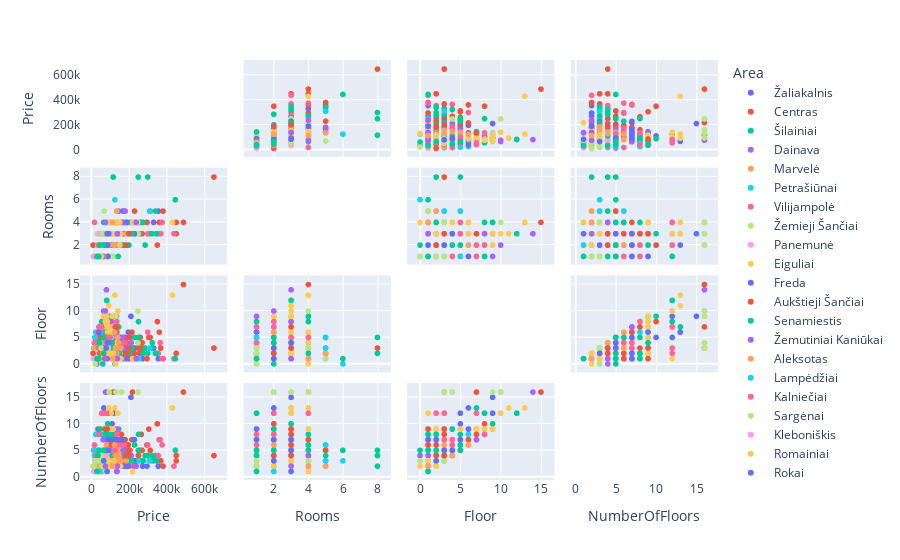

This figure's notebook cell:
### Code cell
fig = px.scatter_matrix(
    df,
    dimensions=features,
    color="Area",
    height=800
)
fig.update_traces(diagonal_visible=False)
fig.show()

### Figure 1 — Plotly figure (JSON) as saved in the notebook; plotly's stock layout.template omitted (floating-point values rounded to 4 significant figures; data arrays with more than 128 entries replaced by an {"elided": "..."} marker saying what was removed)
{"data": [{"diagonal": {"visible": false}, "dimensions": [{"axis": {"matches": true}, "label": "Price", "values": [109900, 62000, 90000, 169000, 199999, 182000, 80000, 199000, 69600, 71999, 185000, 195432, 118500, 295000, 52000, 32000, 85000, 103500, 95000, 330000, 127500, 183000, 123000, 95500, 99000, 132592, 87000, 39000, 155000, 110000, 210000, 209900, 180000, 129000, 87360, 75000, 148000, 29900, 139900, 169000, 120165, 123000, 60790, 140000, 120203, 89500, 272000, 57000, 69990, 127000, 86500, 125000, 144000, 63999, 115000, 120200, 103000, 98430, 196000, 135000, 119500, 142930, 140000, 56000, 168500, 230000, 37000, 66000, 164000, 65000, 49500, 65000, 44900, 63000, 99000, 85000, 69900, 75000, 118000, 79433, 54500, 149000, 81473, 210055, 110000, 355000, 95000, 183000, 99690, 249135, 190000, 95000, 155000, 146940, 139000, 36000, 188065, 169000, 66500, 219000, 177000, 49500, 210000, 132590]}, {"axis": {"matches": true}, "label": "Rooms", "values": [3, 3, 2, 4, 3, 3, 2, 2, 1, 2, 2, 4, 4, 4, 2, 1, 1, 2, 3, 4, 2, 3, 3, 2, 3, 3, 3, 1, 2, 3, 3, 3, 4, 4, 2, 1, 4, 1, 3, 5, 2, 2, 1, 3, 2, 3, 4, 1, 1, 3, 2, 3, 5, 2, 4, 2, 4, 3, 3, 3, 2, 3, 2, 3, 5, 3, 2, 2, 4, 2, 1, 2, 2, 2, 3, 2, 2, 3, 3, 2, 2, 2, 2, 3, 2, 5, 3, 4, 3, 3, 4, 3, 3, 3, 4, 2, 3, 5, 1, 3, 5, 3, 4, 3]}, {"axis": {"matches": true}, "label": "Floor", "values": [3, 2, 6, 3, 2, 2, 3, 1, 3, 3, 4, 2, 9, 1, 3, 4, 3, 3, 2, 3, 3, 3, 1, 5, 4, 3, 3, 1, 4, 3, 1, 9, 3, 2, 3, 1, 5, 4, 1, 5, 4, 1, 3, 3, 3, 1, 1, 1, 3, 1, 5, 1, 3, 3, 1, 2, 2, 3, 6, 1, 1, 3, 1, 1, 5, 1, 2, 6, 1, 1, 4, 2, 2, 2, 2, 2, 5, 1, 2, 2, 3, 1, 2, 4, 5, 1, 2, 3, 3, 4, 1, 4, 4, 3, 4, 1, 2, 5, 2, 1, 2, 1, 3, 3]}, {"axis": {"matches": true}, "label": "NumberOfFloors", "values": [3, 2, 9, 4, 5, 3, 3, 5, 4, 3, 4, 3, 12, 2, 5, 5, 3, 4, 2, 3, 4, 3, 4, 12, 5, 4, 9, 2, 4, 4, 4, 15, 6, 2, 4, 4, 5, 5, 2, 5, 4, 3, 4, 3, 4, 2, 2, 1, 4, 6, 5, 2, 3, 3, 2, 5, 5, 4, 6, 2, 2, 4, 7, 2, 6, 3, 2, 13, 2, 2, 5, 4, 2, 2, 2, 4, 5, 2, 4, 3, 5, 2, 3, 4, 10, 2, 3, 3, 4, 4, 2, 4, 4, 4, 4, 2, 4, 5, 5, 3, 2, 3, 3, 5]}], "hovertemplate": "Area= Žaliakalnis<br>%{xaxis.title.text}=%{x}<br>%{yaxis.title.text}=%{y}<extra></extra>", "legendgroup": " Žaliakalnis", "marker": {"color": "#636efa", "symbol": "circle"}, "name": " Žaliakalnis", "showlegend": true, "type": "splom"}, {"diagonal": {"visible": false}, "dimensions": [{"axis": {"matches": true}, "label": "Price", "values": [208000, 179000, 74000, 230000, 250000, 64400, 43900, 305000, 360000, 205000, 165000, 69999, 120000, 99000, 125831, 294500, 109000, 175000, 107300, 121990, 129000, 65000, 180000, 199000, 488412, 135000, 68000, 120950, 35000, 27000, 312000, 129999, 74900, 159300, 225000, 135000, 98000, 117000, 105000, 217854, 229000, 350000, 450000, 16767, 89000, 269000, 269000, 110000, 195000, 110200, 36000, 103500, 150000, 247000, 450000, 211529, 179000, 119000, 135000, 139000, 368000, 50000, 215000, 165000, 115992, 42000, 179000, 380000, 650000, 186300, 159999, 265000, 145000, 43900, 259000, 255000, 69000, 49500]}, {"axis": {"matches": true}, "label": "Rooms", "values": [3, 3, 3, 4, 4, 2, 2, 3, 4, 3, 3, 2, 2, 3, 2, 4, 2, 3, 2, 2, 2, 1, 4, 2, 4, 5, 1, 2, 1, 1, 5, 3, 2, 3, 4, 2, 1, 2, 2, 4, 5, 2, 4, 1, 4, 4, 3, 3, 3, 2, 2, 2, 4, 3, 3, 3, 3, 2, 3, 3, 3, 1, 3, 2, 2, 2, 2, 5, 8, 3, 3, 3, 2, 2, 4, 4, 1, 2]}, {"axis": {"matches": true}, "label": "Floor", "values": [2, 3, 2, 3, 3, 2, 1, 5, 6, 5, 4, 1, 2, 3, 7, 1, 4, 3, 8, 1, 3, 3, 1, 1, 15, 2, 1, 5, 4, 3, 5, 1, 1, 1, 2, 6, 2, 2, 1, 3, 2, 8, 2, 1, 3, 3, 4, 2, 5, 1, 1, 2, 2, 3, 2, 3, 5, 2, 5, 2, 3, 2, 6, 2, 3, 1, 4, 1, 3, 4, 3, 3, 1, 1, 5, 2, 1, 2]}, {"axis": {"matches": true}, "label": "NumberOfFloors", "values": [4, 3, 2, 3, 4, 3, 2, 9, 7, 5, 6, 3, 2, 3, 16, 6, 5, 4, 8, 6, 5, 3, 2, 2, 16, 2, 2, 6, 5, 4, 5, 2, 3, 8, 2, 7, 3, 3, 2, 16, 3, 10, 3, 2, 3, 3, 5, 2, 6, 2, 2, 3, 2, 3, 4, 4, 5, 3, 5, 3, 3, 2, 7, 3, 16, 2, 7, 2, 4, 6, 4, 8, 2, 2, 5, 3, 4, 3]}], "hovertemplate": "Area= Centras<br>%{xaxis.title.text}=%{x}<br>%{yaxis.title.text}=%{y}<extra></extra>", "legendgroup": " Centras", "marker": {"color": "#EF553B", "symbol": "circle"}, "name": " Centras", "showlegend": true, "type": "splom"}, {"diagonal": {"visible": false}, "dimensions": [{"axis": {"matches": true}, "label": "Price", "values": [99000, 72000, 130000, 85000, 63000, 58800, 58500, 97000, 99000, 80999, 119000, 89900, 96000, 79000, 145000, 85000, 149999, 65200, 170000, 98223, 71400, 87000, 250000, 85000, 129900, 79999, 95000, 61000, 79900, 91000, 105000, 91900, 136000, 58500, 71000, 89200, 71600, 126800, 76000, 72000, 79000, 63000, 55000, 77000, 75000, 78800, 72000, 122800, 88000, 67000, 48000, 120400, 93000, 55000, 76000, 89999, 107900, 189000, 115785, 85000, 113700, 80500, 85100, 79900, 58500, 73000, 86681, 82500, 80990, 85000, 114000, 185000, 82200, 74600, 94000, 95000, 74999, 43900, 85000, 61000, 74999, 89900, 175000, 340000, 74999, 72600, 94200, 84500]}, {"axis": {"matches": true}, "label": "Rooms", "values": [3, 3, 2, 2, 2, 2, 2, 3, 4, 2, 3, 2, 2, 2, 2, 2, 3, 2, 4, 3, 3, 3, 4, 4, 2, 3, 2, 2, 2, 3, 3, 3, 3, 2, 2, 2, 2, 4, 2, 4, 2, 2, 1, 3, 2, 3, 2, 4, 2, 2, 1, 3, 3, 1, 2, 4, 4, 4, 8, 3, 3, 3, 3, 3, 2, 2, 2, 4, 3, 3, 2, 4, 3, 1, 2, 3, 2, 2, 2, 2, 2, 3, 4, 5, 2, 2, 3, 2]}, {"axis": {"matches": true}, "label": "Floor", "values": [8, 1, 1, 2, 3, 2, 1, 9, 1, 3, 3, 3, 1, 3, 7, 4, 5, 1, 1, 1, 2, 9, 8, 3, 1, 6, 2, 1, 1, 1, 5, 1, 1, 1, 1, 1, 1, 1, 3, 9, 4, 2, 8, 2, 7, 5, 7, 2, 2, 4, 1, 2, 7, 8, 6, 9, 2, 1, 2, 5, 1, 8, 2, 8, 1, 9, 2, 2, 12, 1, 3, 1, 12, 2, 5, 9, 1, 2, 5, 5, 5, 1, 1, 2, 5, 2, 2, 2]}, {"axis": {"matches": true}, "label": "NumberOfFloors", "values": [9, 5, 3, 3, 5, 3, 3, 9, 9, 5, 4, 3, 2, 5, 9, 5, 5, 3, 3, 4, 3, 10, 8, 9, 2, 9, 2, 8, 9, 5, 5, 2, 3, 3, 9, 8, 8, 3, 9, 9, 5, 3, 12, 9, 9, 5, 9, 3, 3, 5, 5, 8, 13, 12, 9, 9, 2, 2, 2, 5, 8, 9, 3, 12, 3, 9, 4, 9, 12, 9, 3, 3, 12, 8, 8, 9, 5, 2, 5, 5, 5, 2, 3, 4, 5, 8, 8, 4]}], "hovertemplate": "Area= Šilainiai<br>%{xaxis.title.text}=%{x}<br>%{yaxis.title.text}=%{y}<extra></extra>", "legendgroup": " Šilainiai", "marker": {"color": "#00cc96", "symbol": "circle"}, "name": " Šilainiai", "showlegend": true, "type": "splom"}, {"diagonal": {"visible": false}, "dimensions": [{"axis": {"matches": true}, "label": "Price", "values": {"elided": "159 int values"}}, {"axis": {"matches": true}, "label": "Rooms", "values": {"elided": "159 int values"}}, {"axis": {"matches": true}, "label": "Floor", "values": {"elided": "159 int values"}}, {"axis": {"matches": true}, "label": "NumberOfFloors", "values": {"elided": "159 int values"}}], "hovertemplate": "Area= Dainava<br>%{xaxis.title.text}=%{x}<br>%{yaxis.title.text}=%{y}<extra></extra>", "legendgroup": " Dainava", "marker": {"color": "#ab63fa", "symbol": "circle"}, "name": " Dainava", "showlegend": true, "type": "splom"}, {"diagonal": {"visible": false}, "dimensions": [{"axis": {"matches": true}, "label": "Price", "values": [52000]}, {"axis": {"matches": true}, "label": "Rooms", "values": [3]}, {"axis": {"matches": true}, "label": "Floor", "values": [1]}, {"axis": {"matches": true}, "label": "NumberOfFloors", "values": [2]}], "hovertemplate": "Area= Marvelė<br>%{xaxis.title.text}=%{x}<br>%{yaxis.title.text}=%{y}<extra></extra>", "legendgroup": " Marvelė", "marker": {"color": "#FFA15A", "symbol": "circle"}, "name": " Marvelė", "showlegend": true, "type": "splom"}, {"diagonal": {"visible": false}, "dimensions": [{"axis": {"matches": true}, "label": "Price", "values": [63000, 13000, 63000, 88500, 99800, 64000, 16800, 94000, 112000, 252000, 199900, 124900, 23400, 16500, 74500, 135000, 71000, 46800, 98000, 33000, 55500]}, {"axis": {"matches": true}, "label": "Rooms", "values": [2, 1, 2, 2, 3, 2, 1, 3, 3, 3, 4, 6, 1, 1, 2, 5, 3, 2, 2, 1, 2]}, {"axis": {"matches": true}, "label": "Floor", "values": [7, 3, 5, 2, 3, 2, 3, 3, 3, 1, 3, 0, 6, 4, 4, 5, 2, 6, 2, 4, 2]}, {"axis": {"matches": true}, "label": "NumberOfFloors", "values": [9, 5, 9, 3, 5, 2, 5, 3, 5, 3, 3, 3, 8, 4, 5, 6, 2, 8, 3, 5, 2]}], "hovertemplate": "Area= Petrašiūnai<br>%{xaxis.title.text}=%{x}<br>%{yaxis.title.text}=%{y}<extra></extra>", "legendgroup": " Petrašiūnai", "marker": {"color": "#19d3f3", "symbol": "circle"}, "name": " Petrašiūnai", "showlegend": true, "type": "splom"}, {"diagonal": {"visible": false}, "dimensions": [{"axis": {"matches": true}, "label": "Price", "values": [44000, 85000, 165000, 74800, 141500, 375000, 39999, 72900, 35000, 35000, 355000, 438000, 34000, 63999, 137000, 67900, 32000, 215000, 72500, 178000, 37700, 70000, 173900, 59400, 35000, 17000, 22500, 27225, 159400, 58000, 20999, 33500, 11664, 63500, 80000, 53500, 57990, 74800, 56100, 120000, 299000, 155000, 36500, 39900, 69000, 33000, 120000, 45000, 43300, 56900, 58500, 75000, 62500, 81000, 365000, 86000]}, {"axis": {"matches": true}, "label": "Rooms", "values": [1, 2, 2, 2, 2, 4, 1, 2, 2, 2, 3, 3, 2, 2, 2, 2, 3, 3, 2, 2, 1, 2, 3, 2, 2, 4, 1, 2, 3, 2, 1, 1, 2, 3, 3, 2, 3, 2, 2, 4, 3, 4, 1, 2, 3, 2, 4, 2, 1, 2, 2, 3, 2, 3, 3, 2]}, {"axis": {"matches": true}, "label": "Floor", "values": [1, 1, 1, 2, 1, 1, 7, 2, 1, 1, 2, 1, 1, 1, 3, 5, 1, 3, 4, 4, 2, 2, 4, 1, 1, 2, 2, 2, 1, 5, 5, 6, 1, 4, 4, 1, 3, 2, 2, 1, 6, 1, 4, 2, 3, 2, 1, 2, 1, 5, 5, 1, 5, 3, 4, 5]}, {"axis": {"matches": true}, "label": "NumberOfFloors", "values": [1, 5, 4, 12, 6, 6, 8, 5, 2, 1, 4, 2, 5, 5, 7, 5, 3, 3, 5, 4, 3, 5, 6, 5, 2, 2, 5, 4, 6, 5, 5, 9, 5, 5, 5, 5, 5, 12, 4, 2, 6, 2, 5, 2, 5, 4, 2, 4, 1, 5, 5, 3, 5, 12, 7, 5]}], "hovertemplate": "Area= Vilijampolė<br>%{xaxis.title.text}=%{x}<br>%{yaxis.title.text}=%{y}<extra></extra>", "legendgroup": " Vilijampolė", "marker": {"color": "#FF6692", "symbol": "circle"}, "name": " Vilijampolė", "showlegend": true, "type": "splom"}, {"diagonal": {"visible": false}, "dimensions": [{"axis": {"matches": true}, "label": "Price", "values": [75900, 13900, 46000, 130384, 68000, 85000, 62000, 247092, 161067, 94332, 247092, 26500, 87000, 89000, 39999, 109000, 28000, 32500, 117000, 59000, 75900, 47000, 75000, 39000, 134900, 75900, 90360, 75000, 135000, 99900, 97000, 105000, 89000, 37000, 69000, 58000, 85000, 179999, 46000, 24900]}, {"axis": {"matches": true}, "label": "Rooms", "values": [3, 1, 2, 2, 5, 3, 3, 3, 2, 2, 4, 2, 2, 3, 2, 1, 2, 3, 1, 1, 3, 2, 3, 1, 2, 3, 2, 1, 3, 1, 3, 3, 3, 2, 2, 1, 2, 3, 1, 2]}, {"axis": {"matches": true}, "label": "Floor", "values": [1, 1, 1, 9, 1, 1, 2, 4, 3, 4, 10, 3, 1, 1, 1, 1, 2, 1, 3, 4, 1, 1, 5, 2, 3, 1, 2, 1, 2, 1, 2, 6, 1, 2, 2, 1, 2, 3, 1, 1]}, {"axis": {"matches": true}, "label": "NumberOfFloors", "values": [1, 2, 1, 16, 2, 5, 2, 16, 16, 16, 16, 3, 4, 2, 2, 4, 2, 1, 4, 4, 1, 2, 5, 3, 3, 1, 6, 1, 2, 4, 3, 6, 4, 2, 2, 4, 4, 3, 2, 1]}], "hovertemplate": "Area= Žemieji Šančiai<br>%{xaxis.title.text}=%{x}<br>%{yaxis.title.text}=%{y}<extra></extra>", "legendgroup": " Žemieji Šančiai", "marker": {"color": "#B6E880", "symbol": "circle"}, "name": " Žemieji Šančiai", "showlegend": true, "type": "splom"}, {"diagonal": {"visible": false}, "dimensions": [{"axis": {"matches": true}, "label": "Price", "values": [115800, 114800, 150000, 106000, 60000, 17000, 117000, 97300, 59900, 42000, 86000, 77400]}, {"axis": {"matches": true}, "label": "Rooms", "values": [2, 3, 3, 2, 1, 1, 2, 3, 2, 3, 2, 2]}, {"axis": {"matches": true}, "label": "Floor", "values": [1, 1, 1, 5, 4, 3, 3, 2, 5, 2, 1, 3]}, {"axis": {"matches": true}, "label": "NumberOfFloors", "values": [4, 4, 2, 5, 5, 3, 4, 5, 5, 2, 3, 4]}], "hovertemplate": "Area= Panemunė<br>%{xaxis.title.text}=%{x}<br>%{yaxis.title.text}=%{y}<extra></extra>", "legendgroup": " Panemunė", "marker": {"color": "#FF97FF", "symbol": "circle"}, "name": " Panemunė", "showlegend": true, "type": "splom"}, {"diagonal": {"visible": false}, "dimensions": [{"axis": {"matches": true}, "label": "Price", "values": [81700, 81500, 105000, 113000, 72000, 133900, 133900, 69000, 87500, 76900, 151200, 92500, 107000, 125000, 430000, 95000, 81700, 51000, 96000, 80000, 74900, 67500, 50000, 152100, 61000, 84900, 93000, 79000, 95000, 85000, 95000, 152100, 70000, 115000, 110000, 105000, 75000, 99000, 55000, 90000, 63800, 80000, 98999, 86000, 140000, 133800, 74900, 54900]}, {"axis": {"matches": true}, "label": "Rooms", "values": [2, 3, 4, 4, 3, 4, 4, 2, 3, 2, 3, 3, 3, 4, 4, 3, 1, 2, 3, 4, 2, 2, 1, 2, 2, 2, 3, 2, 3, 2, 3, 3, 2, 4, 3, 3, 4, 3, 1, 3, 2, 3, 4, 4, 3, 4, 2, 1]}, {"axis": {"matches": true}, "label": "Floor", "values": [2, 1, 3, 3, 4, 4, 2, 5, 2, 1, 2, 11, 6, 13, 13, 7, 5, 5, 7, 3, 2, 5, 4, 2, 4, 1, 1, 5, 2, 8, 1, 2, 7, 2, 9, 1, 3, 1, 4, 1, 9, 9, 5, 6, 10, 3, 8, 1]}, {"axis": {"matches": true}, "label": "NumberOfFloors", "values": [5, 9, 5, 5, 9, 5, 5, 5, 9, 5, 5, 13, 9, 13, 13, 9, 5, 5, 9, 12, 5, 9, 5, 5, 5, 5, 5, 5, 5, 9, 9, 5, 9, 9, 9, 12, 9, 9, 5, 9, 9, 9, 5, 9, 12, 5, 9, 9]}], "hovertemplate": "Area= Eiguliai<br>%{xaxis.title.text}=%{x}<br>%{yaxis.title.text}=%{y}<extra></extra>", "legendgroup": " Eiguliai", "marker": {"color": "#FECB52", "symbol": "circle"}, "name": " Eiguliai", "showlegend": true, "type": "splom"}, {"diagonal": {"visible": false}, "dimensions": [{"axis": {"matches": true}, "label": "Price", "values": [121269, 55800, 199990, 157537, 185000, 179000, 39000, 87845, 49500, 225000, 145821, 129562, 104896, 228102, 167782, 149000, 179000]}, {"axis": {"matches": true}, "label": "Rooms", "values": [2, 2, 3, 3, 2, 5, 1, 1, 2, 3, 3, 3, 2, 3, 3, 3, 3]}, {"axis": {"matches": true}, "label": "Floor", "values": [1, 3, 3, 5, 1, 3, 6, 1, 1, 3, 2, 2, 2, 5, 1, 1, 3]}, {"axis": {"matches": true}, "label": "NumberOfFloors", "values": [7, 5, 3, 7, 2, 3, 9, 7, 5, 3, 7, 7, 7, 7, 7, 3, 4]}], "hovertemplate": "Area= Freda<br>%{xaxis.title.text}=%{x}<br>%{yaxis.title.text}=%{y}<extra></extra>", "legendgroup": " Freda", "marker": {"color": "#636efa", "symbol": "circle"}, "name": " Freda", "showlegend": true, "type": "splom"}, {"diagonal": {"visible": false}, "dimensions": [{"axis": {"matches": true}, "label": "Price", "values": [9000, 80000, 75000, 76032, 47000, 134000, 85000, 49000, 87000, 72500, 59900, 87000, 97000, 46800, 45200, 72000, 70500, 81500, 85000, 105500, 55000, 79950]}, {"axis": {"matches": true}, "label": "Rooms", "values": [2, 3, 3, 2, 2, 3, 2, 1, 3, 2, 3, 3, 2, 1, 2, 3, 3, 2, 3, 3, 2, 3]}, {"axis": {"matches": true}, "label": "Floor", "values": [2, 4, 1, 3, 1, 7, 2, 5, 2, 3, 2, 1, 2, 1, 2, 3, 5, 1, 4, 2, 5, 5]}, {"axis": {"matches": true}, "label": "NumberOfFloors", "values": [2, 5, 9, 5, 1, 8, 2, 5, 2, 5, 2, 2, 3, 5, 2, 9, 5, 6, 9, 6, 5, 5]}], "hovertemplate": "Area= Aukštieji Šančiai<br>%{xaxis.title.text}=%{x}<br>%{yaxis.title.text}=%{y}<extra></extra>", "legendgroup": " Aukštieji Šančiai", "marker": {"color": "#EF553B", "symbol": "circle"}, "name": " Aukštieji Šančiai", "showlegend": true, "type": "splom"}, {"diagonal": {"visible": false}, "dimensions": [{"axis": {"matches": true}, "label": "Price", "values": [167799, 142000, 275000, 110000, 249000, 139000, 112000, 55000, 445000, 285000, 61000, 229000, 345000, 199000, 142000, 320000, 74900, 132300, 115000, 179000, 150000, 74900, 149999, 299000, 323000, 35000, 165000, 215000]}, {"axis": {"matches": true}, "label": "Rooms", "values": [2, 2, 4, 3, 8, 2, 2, 1, 6, 2, 2, 4, 3, 2, 1, 3, 2, 2, 2, 2, 3, 2, 4, 8, 3, 1, 2, 3]}, {"axis": {"matches": true}, "label": "Floor", "values": [3, 2, 2, 4, 5, 1, 3, 1, 1, 3, 0, 5, 2, 2, 1, 3, 3, 2, 1, 3, 2, 3, 3, 2, 4, 4, 3, 3]}, {"axis": {"matches": true}, "label": "NumberOfFloors", "values": [3, 2, 3, 4, 5, 3, 3, 3, 5, 4, 5, 6, 3, 3, 2, 3, 3, 8, 2, 4, 3, 3, 3, 4, 4, 4, 3, 3]}], "hovertemplate": "Area= Senamiestis<br>%{xaxis.title.text}=%{x}<br>%{yaxis.title.text}=%{y}<extra></extra>", "legendgroup": " Senamiestis", "marker": {"color": "#00cc96", "symbol": "circle"}, "name": " Senamiestis", "showlegend": true, "type": "splom"}, {"diagonal": {"visible": false}, "dimensions": [{"axis": {"matches": true}, "label": "Price", "values": [164900, 135000, 169900, 134103, 136398, 87000, 139700, 179000, 224000, 168000, 159999]}, {"axis": {"matches": true}, "label": "Rooms", "values": [4, 3, 3, 4, 4, 3, 2, 5, 4, 3, 3]}, {"axis": {"matches": true}, "label": "Floor", "values": [3, 1, 3, 1, 1, 2, 1, 3, 1, 5, 3]}, {"axis": {"matches": true}, "label": "NumberOfFloors", "values": [3, 5, 3, 1, 1, 2, 4, 3, 2, 5, 3]}], "hovertemplate": "Area= Žemutiniai Kaniūkai<br>%{xaxis.title.text}=%{x}<br>%{yaxis.title.text}=%{y}<extra></extra>", "legendgroup": " Žemutiniai Kaniūkai", "marker": {"color": "#ab63fa", "symbol": "circle"}, "name": " Žemutiniai Kaniūkai", "showlegend": true, "type": "splom"}, {"diagonal": {"visible": false}, "dimensions": [{"axis": {"matches": true}, "label": "Price", "values": [140000, 102000, 145000, 128000, 102000, 49000, 134000, 156600, 18800, 145000, 95558, 185000, 90753, 103000, 130000, 120000, 127000, 135000, 60000, 15500, 145000, 33500, 149000, 95340, 104000, 156600, 79900, 77940, 107700, 145000, 43200, 109000]}, {"axis": {"matches": true}, "label": "Rooms", "values": [3, 4, 2, 2, 4, 2, 3, 3, 1, 4, 2, 3, 3, 4, 3, 2, 3, 5, 2, 1, 2, 2, 2, 4, 3, 3, 2, 2, 4, 2, 2, 3]}, {"axis": {"matches": true}, "label": "Floor", "values": [5, 1, 4, 2, 1, 1, 3, 1, 3, 1, 1, 1, 1, 1, 1, 1, 3, 2, 2, 1, 4, 1, 1, 2, 2, 3, 3, 3, 1, 4, 1, 1]}, {"axis": {"matches": true}, "label": "NumberOfFloors", "values": [5, 3, 4, 4, 3, 1, 3, 3, 5, 2, 3, 3, 3, 5, 3, 3, 3, 2, 2, 1, 4, 3, 3, 3, 2, 3, 6, 3, 3, 4, 2, 2]}], "hovertemplate": "Area= Aleksotas<br>%{xaxis.title.text}=%{x}<br>%{yaxis.title.text}=%{y}<extra></extra>", "legendgroup": " Aleksotas", "marker": {"color": "#FFA15A", "symbol": "circle"}, "name": " Aleksotas", "showlegend": true, "type": "splom"}, {"diagonal": {"visible": false}, "dimensions": [{"axis": {"matches": true}, "label": "Price", "values": [308752, 45000, 18000]}, {"axis": {"matches": true}, "label": "Rooms", "values": [5, 2, 1]}, {"axis": {"matches": true}, "label": "Floor", "values": [3, 1, 5]}, {"axis": {"matches": true}, "label": "NumberOfFloors", "values": [3, 1, 5]}], "hovertemplate": "Area= Lampėdžiai<br>%{xaxis.title.text}=%{x}<br>%{yaxis.title.text}=%{y}<extra></extra>", "legendgroup": " Lampėdžiai", "marker": {"color": "#19d3f3", "symbol": "circle"}, "name": " Lampėdžiai", "showlegend": true, "type": "splom"}, {"diagonal": {"visible": false}, "dimensions": [{"axis": {"matches": true}, "label": "Price", "values": [64900, 69999, 16500, 69700, 55000, 75000, 98999, 79800, 78000, 80000, 73500, 49000, 92900, 98999, 40000, 134999, 125000]}, {"axis": {"matches": true}, "label": "Rooms", "values": [1, 2, 1, 2, 2, 2, 4, 4, 2, 4, 2, 1, 3, 4, 2, 2, 4]}, {"axis": {"matches": true}, "label": "Floor", "values": [4, 5, 4, 4, 7, 3, 5, 3, 4, 3, 1, 4, 5, 5, 3, 8, 2]}, {"axis": {"matches": true}, "label": "NumberOfFloors", "values": [5, 5, 6, 5, 12, 5, 5, 12, 5, 12, 5, 5, 5, 5, 5, 8, 5]}], "hovertemplate": "Area= Kalniečiai<br>%{xaxis.title.text}=%{x}<br>%{yaxis.title.text}=%{y}<extra></extra>", "legendgroup": " Kalniečiai", "marker": {"color": "#FF6692", "symbol": "circle"}, "name": " Kalniečiai", "showlegend": true, "type": "splom"}, {"diagonal": {"visible": false}, "dimensions": [{"axis": {"matches": true}, "label": "Price", "values": [74990, 9317, 20710, 89500, 60000, 50000, 39500, 58000, 52000]}, {"axis": {"matches": true}, "label": "Rooms", "values": [3, 1, 1, 4, 2, 2, 1, 3, 1]}, {"axis": {"matches": true}, "label": "Floor", "values": [1, 1, 0, 3, 1, 4, 1, 1, 3]}, {"axis": {"matches": true}, "label": "NumberOfFloors", "values": [1, 2, 3, 3, 5, 5, 3, 2, 3]}], "hovertemplate": "Area= Sargėnai<br>%{xaxis.title.text}=%{x}<br>%{yaxis.title.text}=%{y}<extra></extra>", "legendgroup": " Sargėnai", "marker": {"color": "#B6E880", "symbol": "circle"}, "name": " Sargėnai", "showlegend": true, "type": "splom"}, {"diagonal": {"visible": false}, "dimensions": [{"axis": {"matches": true}, "label": "Price", "values": [12900]}, {"axis": {"matches": true}, "label": "Rooms", "values": [1]}, {"axis": {"matches": true}, "label": "Floor", "values": [1]}, {"axis": {"matches": true}, "label": "NumberOfFloors", "values": [1]}], "hovertemplate": "Area= Kleboniškis<br>%{xaxis.title.text}=%{x}<br>%{yaxis.title.text}=%{y}<extra></extra>", "legendgroup": " Kleboniškis", "marker": {"color": "#FF97FF", "symbol": "circle"}, "name": " Kleboniškis", "showlegend": true, "type": "splom"}, {"diagonal": {"visible": false}, "dimensions": [{"axis": {"matches": true}, "label": "Price", "values": [84900, 155000, 91900, 218000, 107900, 89000, 119000, 94900, 107900, 129000, 150000, 63000, 150000]}, {"axis": {"matches": true}, "label": "Rooms", "values": [3, 3, 3, 4, 4, 3, 3, 3, 4, 4, 4, 2, 2]}, {"axis": {"matches": true}, "label": "Floor", "values": [1, 1, 1, 1, 2, 2, 2, 1, 2, 0, 1, 1, 1]}, {"axis": {"matches": true}, "label": "NumberOfFloors", "values": [2, 2, 2, 1, 2, 3, 3, 2, 2, 2, 2, 3, 2]}], "hovertemplate": "Area= Romainiai<br>%{xaxis.title.text}=%{x}<br>%{yaxis.title.text}=%{y}<extra></extra>", "legendgroup": " Romainiai", "marker": {"color": "#FECB52", "symbol": "circle"}, "name": " Romainiai", "showlegend": true, "type": "splom"}, {"diagonal": {"visible": false}, "dimensions": [{"axis": {"matches": true}, "label": "Price", "values": [72000, 189000, 92400, 79000, 87000, 65000, 83500]}, {"axis": {"matches": true}, "label": "Rooms", "values": [2, 4, 3, 2, 2, 2, 3]}, {"axis": {"matches": true}, "label": "Floor", "values": [1, 1, 4, 3, 4, 2, 1]}, {"axis": {"matches": true}, "label": "NumberOfFloors", "values": [5, 2, 5, 5, 5, 3, 1]}], "hovertemplate": "Area= Rokai<br>%{xaxis.title.text}=%{x}<br>%{yaxis.title.text}=%{y}<extra></extra>", "legendgroup": " Rokai", "marker": {"color": "#636efa", "symbol": "circle"}, "name": " Rokai", "showlegend": true, "type": "splom"}, {"diagonal": {"visible": false}, "dimensions": [{"axis": {"matches": true}, "label": "Price", "values": [199000, 185000]}, {"axis": {"matches": true}, "label": "Rooms", "values": [3, 2]}, {"axis": {"matches": true}, "label": "Floor", "values": [3, 2]}, {"axis": {"matches": true}, "label": "NumberOfFloors", "values": [4, 4]}], "hovertemplate": "Area= Vičiūnai<br>%{xaxis.title.text}=%{x}<br>%{yaxis.title.text}=%{y}<extra></extra>", "legendgroup": " Vičiūnai", "marker": {"color": "#EF553B", "symbol": "circle"}, "name": " Vičiūnai", "showlegend": true, "type": "splom"}, {"diagonal": {"visible": false}, "dimensions": [{"axis": {"matches": true}, "label": "Price", "values": [40000, 65000, 29900, 44953, 64900]}, {"axis": {"matches": true}, "label": "Rooms", "values": [1, 2, 1, 2, 4]}, {"axis": {"matches": true}, "label": "Floor", "values": [1, 5, 1, 4, 2]}, {"axis": {"matches": true}, "label": "NumberOfFloors", "values": [5, 5, 1, 9, 5]}], "hovertemplate": "Area= Palemonas<br>%{xaxis.title.text}=%{x}<br>%{yaxis.title.text}=%{y}<extra></extra>", "legendgroup": " Palemonas", "marker": {"color": "#00cc96", "symbol": "circle"}, "name": " Palemonas", "showlegend": true, "type": "splom"}, {"diagonal": {"visible": false}, "dimensions": [{"axis": {"matches": true}, "label": "Price", "values": [75000, 238000, 138000]}, {"axis": {"matches": true}, "label": "Rooms", "values": [4, 4, 3]}, {"axis": {"matches": true}, "label": "Floor", "values": [1, 1, 1]}, {"axis": {"matches": true}, "label": "NumberOfFloors", "values": [2, 2, 2]}], "hovertemplate": "Area= Vytėnai<br>%{xaxis.title.text}=%{x}<br>%{yaxis.title.text}=%{y}<extra></extra>", "legendgroup": " Vytėnai", "marker": {"color": "#ab63fa", "symbol": "circle"}, "name": " Vytėnai", "showlegend": true, "type": "splom"}, {"diagonal": {"visible": false}, "dimensions": [{"axis": {"matches": true}, "label": "Price", "values": [123000, 112900]}, {"axis": {"matches": true}, "label": "Rooms", "values": [2, 4]}, {"axis": {"matches": true}, "label": "Floor", "values": [6, 1]}, {"axis": {"matches": true}, "label": "NumberOfFloors", "values": [6, 2]}], "hovertemplate": "Area= Vaišvydava<br>%{xaxis.title.text}=%{x}<br>%{yaxis.title.text}=%{y}<extra></extra>", "legendgroup": " Vaišvydava", "marker": {"color": "#FFA15A", "symbol": "circle"}, "name": " Vaišvydava", "showlegend": true, "type": "splom"}], "layout": {"autosize": true, "dragmode": "select", "legend": {"title": {"text": "Area"}, "tracegroupgap": 0}, "margin": {"t": 60}, "xaxis": {"autorange": true, "range": [-47220.0, 706200.0], "type": "linear"}, "xaxis2": {"autorange": true, "range": [0.386, 8.614], "type": "linear"}, "xaxis3": {"autorange": true, "range": [-1.316, 16.32], "type": "linear"}, "xaxis4": {"autorange": true, "range": [-0.3157, 17.32], "type": "linear"}, "yaxis": {"autorange": true, "range": [-47220.0, 706200.0], "type": "linear"}, "yaxis2": {"autorange": true, "range": [0.386, 8.614], "type": "linear"}, "yaxis3": {"autorange": true, "range": [-1.316, 16.32], "type": "linear"}, "yaxis4": {"autorange": true, "range": [-0.3157, 17.32], "type": "linear"}}}
